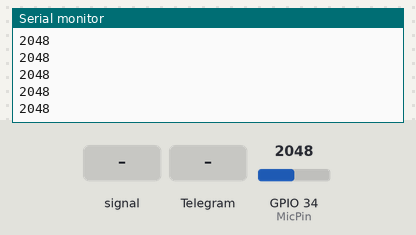
Bench run of a sketch on a simulated ESP32. Parts: the last lines printed to the serial monitor. The inputs (shaded band) are chosen by the test bench; at power-on: GPIO 34 (MicPin) = 2048. WiFi joins after 1.5 s; servers stay silent unless stated.

Above: at 2.8 s.
2.9 s: GPIO 34 (MicPin) fed a 200 Hz sine of ±1842 counts around its level
At 4.3 s:
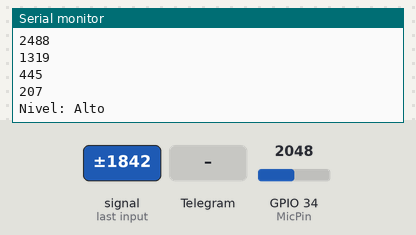
5.9 s: GPIO 34 (MicPin) set to 1228
At 6.9 s:
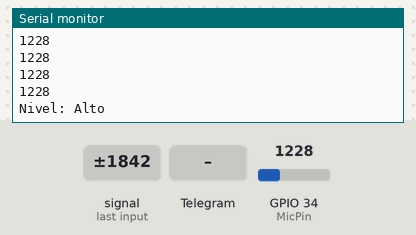
7.4 s: GPIO 34 (MicPin) fed a 1000 Hz sine of ±1023 counts around its level
8.9 s: Telegram message "/start" received
10.4 s: Telegram message "1" received
11.9 s: GPIO 34 (MicPin) set to 984
At 12.9 s:
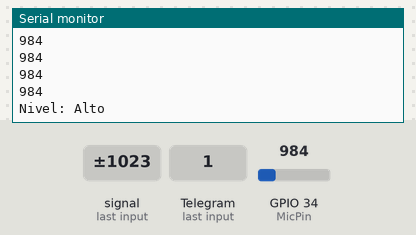
Timing chart, 0 to 14.4 s (numbered marks = the images above; inputs shaded):
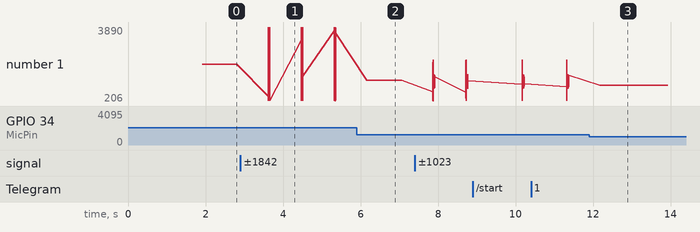

Measured:
- after the input at 2.9 s, the serial monitor: prints a new line after 0.71 s (image 1)
- plotted number 1: 2048 → 3588 after the input at 2.9 s

The sketch:

SonometroArduino.ino
```cpp
#include <WiFi.h>
#include <WiFiClientSecure.h>
#include <HTTPClient.h>
#include <ArduinoJson.h>
#include <UniversalTelegramBot.h>
#include "config.h"


WiFiClientSecure client;
UniversalTelegramBot bot(BOTtoken, client);
String chat_id = "";
unsigned int senialMax = 0;
unsigned int senialMin = 1024;
int amplitude = 0;
int decibels = 0;
long miliseconds = 0;
int delaySample = 50;

void setup() {
  Serial.begin(115200);
  client.setInsecure();
  delay(100);
//conecta al wifi
  Serial.print("Connecting Wifi: ");
  Serial.println(ssid);
  WiFi.begin(ssid, password);

  while (WiFi.status() != WL_CONNECTED) {
    Serial.print(".");
    delay(500);
  }

  Serial.println("");
  Serial.println("WiFi connected");
  Serial.print("IP address: ");
  Serial.println(WiFi.localIP());
  delay(10);
}

void handleNewMessages(int numNewMessages) {
  for (int i = 0; i < numNewMessages; i++) {
    chat_id = String(bot.messages[i].chat_id);
    String text = bot.messages[i].text;

    String from_name = "Federico";
    if (from_name == "") from_name = "Guest";

    if (text == "/start") {
      String welcome = "Bienvenido, " + from_name + "\n";
      welcome += "Su disposivo ha sido agregado\n";
      bot.sendMessage(chat_id, welcome, "Markdown");
    }
  }
}

void loop() {
   // escucha los mensajes de telegrm
  if (millis() > lastTimeBotRan + botRequestDelay)  {
    int numNewMessages = bot.getUpdates(bot.last_message_received + 1);

  // se recorre de a un mensaje
    while (numNewMessages) {
      handleNewMessages(numNewMessages);
      numNewMessages = bot.getUpdates(bot.last_message_received + 1);
    }

    lastTimeBotRan = millis();
  }

  miliseconds = millis();

  while (millis() - miliseconds < delaySample)
  {
    int micValue = analogRead(MicPin);
    Serial.println(micValue);
    if (micValue < 1024)
    {
      if (micValue > senialMax)
      {
        senialMax = micValue;
      }
      else if (micValue < senialMin)
      {
        senialMin = micValue;
      }
    }
  }

  amplitude = senialMax - senialMin;
  decibels = map(amplitude, 0, 1024, 49, 120);

  if (decibels <= 50)
  {
    Serial.println("bajo");
  }
  else if (decibels > 50 && decibels < 75)
  {
    Serial.println("Nivel: Moderado");
  }
  else
  {
    Serial.println("Nivel: Alto");
  }
  delay (500);
}
```

config.h
```cpp
const char ssid[] = "NombreDeRed";     // your network SSID (name)
const char password[] = "Password"; // your network key
#define BOTtoken "Token de bot" // your Bot Token (Get from Botfather)

const int botRequestDelay = 500;
const int serverPort = 3060;
const String baseApi = "http://192.168.0.5:3500";
const int MicPin = 34;
const String deviceId= "4b";
unsigned long lastTimeBotRan;
```
